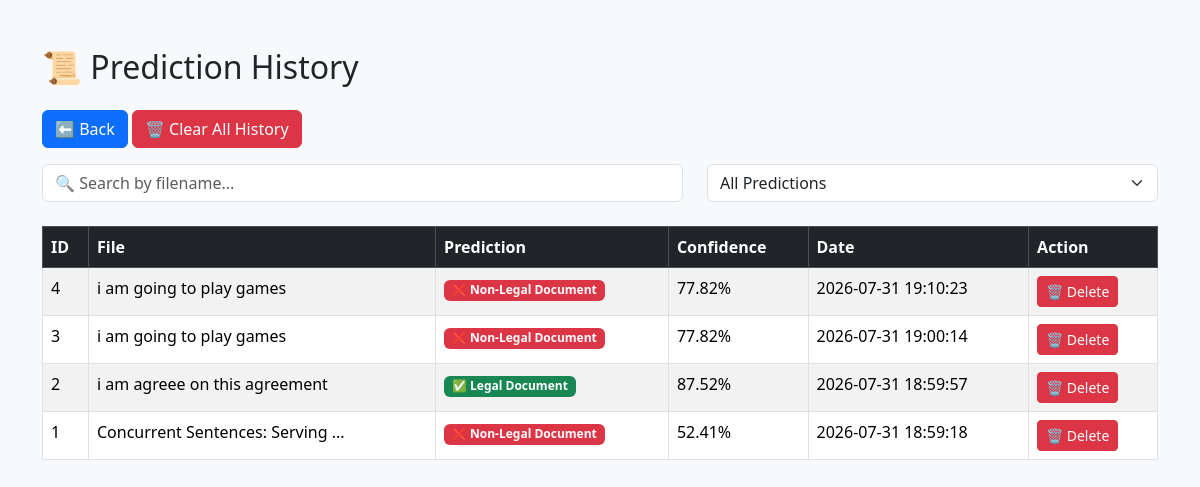
Before: /history with the older database file.
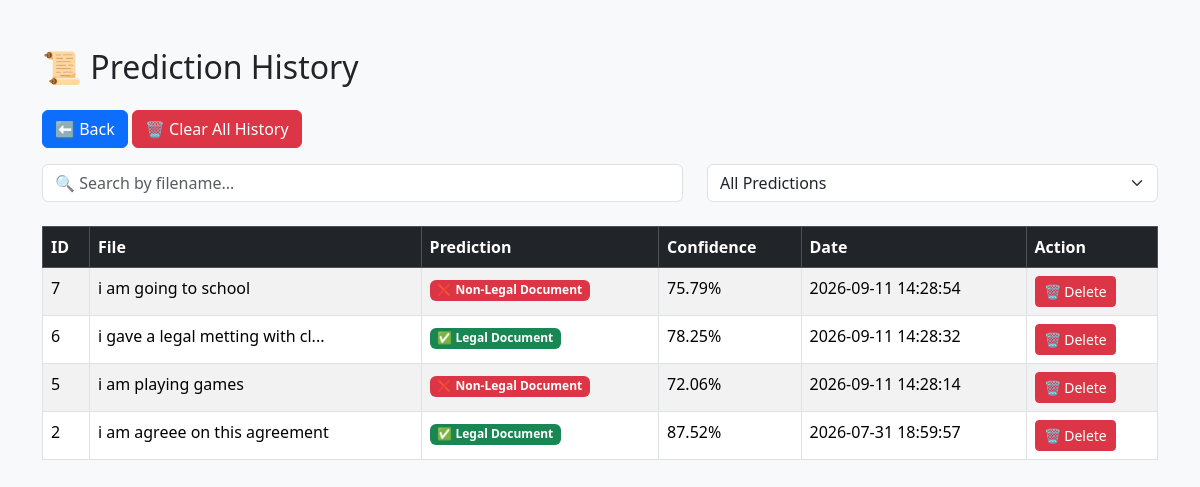
After: the same page with the newer database file.
### tables this page shows
CREATE TABLE history (

            id INTEGER PRIMARY KEY AUTOINCREMENT,

            filename TEXT,

            prediction TEXT,

            confidence REAL,

            created_at TIMESTAMP DEFAULT CURRENT_TIMESTAMP

        );

### app.py (the view)
@app.route("/history")
def history():
    history_data = get_history()
    return render_template(
        "history.html",
        history=history_data
    )

### database.py (called while the page is built)
def get_history():
    conn = sqlite3.connect("predictions.db")
    conn.row_factory = sqlite3.Row
    cursor = conn.cursor()
    cursor.execute("""
        SELECT *
        FROM history
        ORDER BY created_at DESC
    """)
    rows = cursor.fetchall()
    conn.close()
    return rows

### templates/history.html (shortened to what this page needs)
<!DOCTYPE html>
<html>
<head>
    <link href="https://cdn.jsdelivr.net/npm/bootstrap@5.3.3/dist/css/bootstrap.min.css" rel="stylesheet">
</head>
<body class="bg-light">
<div class="container mt-5">
    <h2 class="mb-4">
        📜 Prediction History
    </h2>
    <a href="/" class="btn btn-primary mb-3">
        ⬅ Back
    </a>
    <a href="/clear-history"
        class="btn btn-danger mb-3"
        onclick="return confirm('Are you sure you want to clear all prediction history?')">
            🗑️ Clear All History
    </a>
<div class="row mb-4">
    <div class="col-md-7">
        <input
            type="text"
            id="searchInput"
            class="form-control"
            placeholder="🔍 Search by filename..."
            onkeyup="filterHistory()">
    </div>
    <div class="col-md-5">
        <select
            id="predictionFilter"
            class="form-select"
            onchange="filterHistory()">
            <option value="all">All Predictions</option>
        </select>
    </div>
</div>
<div class="table-responsive">
<table class="table table-bordered table-hover table-striped" id="historyTable">
    <thead class="table-dark">
        <tr>
            <th>ID</th>
            <th>File</th>
            <th>Prediction</th>
            <th>Confidence</th>
            <th>Date</th>
            <th>Action</th>
        </tr>
    </thead>
    <tbody>
    {% for row in history %}
        <tr>
            <td>{{ row["id"] }}</td>
            <td class="filename">
                {{ row["filename"] }}
            </td>
           <td class="prediction" data-prediction="{{ row['prediction'] }}">
                {% if row["prediction"] == "Legal Document" %}
                    <span class="badge bg-success">
                        ✅ Legal Document
                    </span>
                {% else %}
                    <span class="badge bg-danger">
                        ❌ Non-Legal Document
                    </span>
                {% endif %}
            </td>
            <td>
                {{ "%.2f"|format(row["confidence"]) }}%
            </td>
            <td>
                {{ row["created_at"] }}
            </td>
            <td>
                <a
                    href="/delete/{{ row['id'] }}"
                    class="btn btn-sm btn-danger"
                    onclick="return confirm('Delete this prediction?')">
                    🗑️ Delete
                </a>
            </td>
        </tr>
    {% endfor %}
    </tbody>
</table>
</div>
</div>
</body>
</html>

Changed rows visible on the page:
removed history: id "4", filename "i am going to play games", shows "❌ Non-Legal Document", confidence "77.82", created_at "2026-07-31 19:10:23"
removed history: id "3", filename "i am going to play games", shows "❌ Non-Legal Document", confidence "77.82", created_at "2026-07-31 19:00:14"
removed history: id "1", filename "Concurrent Sentences: Serving ...", shows "❌ Non-Legal Document", confidence "52.41", created_at "2026-07-31 18:59:18"
added history: id "7", filename "i am going to school", shows "❌ Non-Legal Document", confidence "75.79", created_at "2026-09-11 14:28:54"
added history: id "6", filename "i gave a legal metting with cl...", prediction "✅ Legal Document", confidence "78.25", created_at "2026-09-11 14:28:32"
added history: id "5", filename "i am playing games", shows "❌ Non-Legal Document", confidence "72.06", created_at "2026-09-11 14:28:14"
